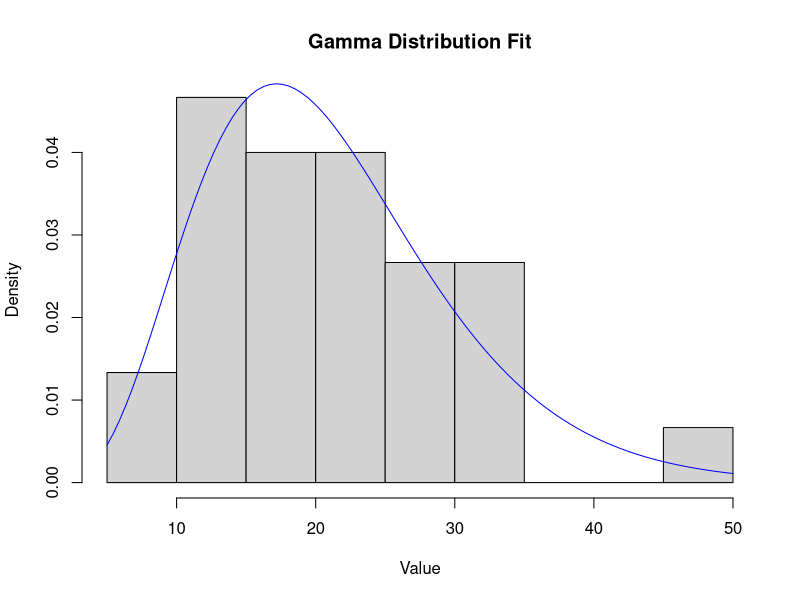

Write the R code that produced this figure.
## ---- chunk 1
knitr::opts_chunk$set(echo = FALSE)
## ---- chunk 2
data <- rgamma(30, shape = 5, scale = 4)
summary(data)
## ---- chunk 3
library(MASS)
fit <- fitdistr(data, "gamma")
hist(data, probability = TRUE, main = "Gamma Distribution Fit", xlab = "Value")
      curve(dgamma(x, shape = fit$estimate["shape"], rate = fit$estimate["rate"]), add = TRUE, col = "blue")
